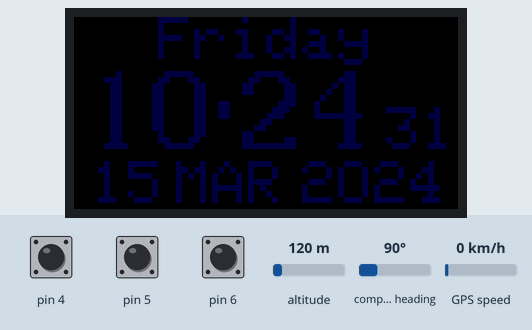
This sketch was run on a simulated Arduino Leonardo, built with avr-gcc and run on an emulated ATmega32U4. On the bench: 64×32 colour display. The test bench sets the inputs (shaded band); at power-on: pin 4 HIGH, pin 5 HIGH, pin 6 HIGH, altitude 120 m, compass heading 90°, GPS speed 0 km/h. The local clock reads 2024-03-15 10:24:30 at power-on unless the sketch sets it; EEPROM starts erased; the GPS gets a fix after 3 s at 37.7749, -122.4194 with 8 satellites.

Above: at 1.9 s.
2.0 s: pin 4 pulled LOW for 3.2 s
At 6.0 s:
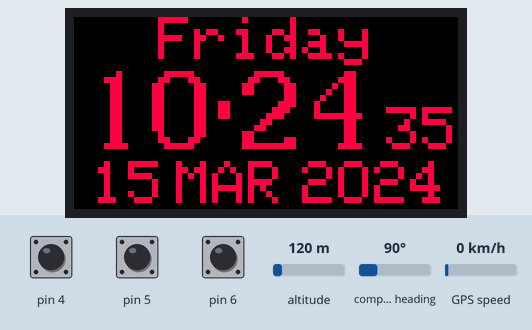
6.7 s: pin 5 pulled LOW for 0.15 s
At 8.2 s:
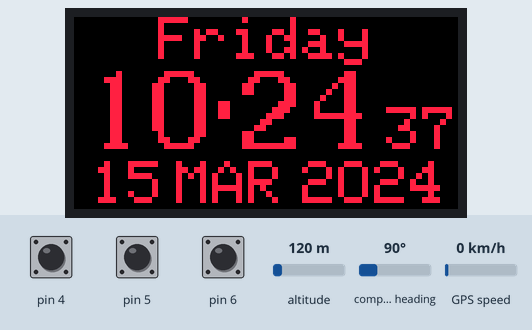
8.9 s: pin 6 pulled LOW for 0.15 s
At 10.1 s:
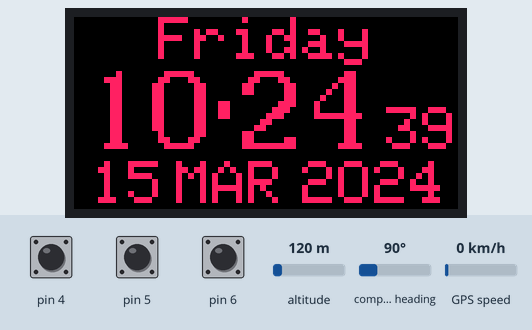
10.9 s: pin 4 pulled LOW for 0.15 s
At 12.2 s:
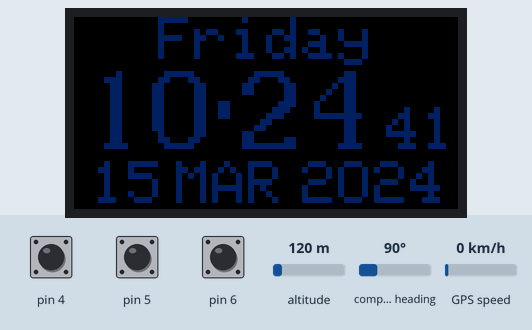
12.9 s: pin 5 pulled LOW for 1 s
At 15.1 s:
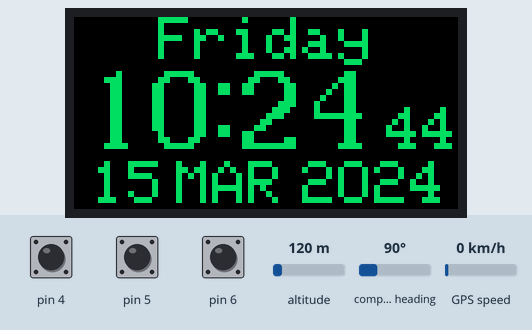
15.4 s: pin 6 pulled LOW for 1 s
At 17.2 s:
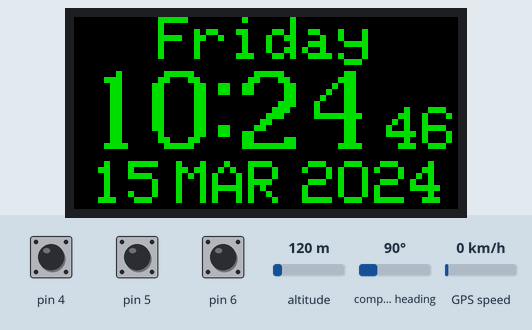
Timing chart, 0 to 18.7 s (numbered marks = the images above; inputs shaded):
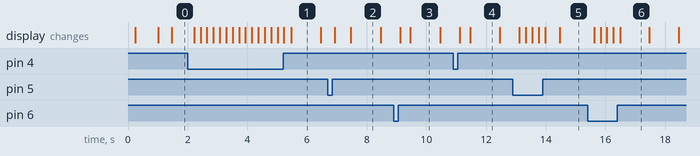

The sketch:

GPS_Clock_64x32_EN.ino
```cpp
// GPS Clock 64x32 Matrix RGB Leds
// It uses Adafruit GFX Library, Timezone Library by J Christensen
// and Tiny GPS++ for the NEO 6-M GPS Module
// Adapted by Roberto Torri
#include <EEPROM.h>
#include <Adafruit_GFX.h>        // Core graphics library
#include <Fonts\Ch_5x7.h>   // Custom font for the date
#include <Fonts\Ch_12x9.h>  // Custom font for the time
#include <RGBmatrixPanel.h>      // Hardware-specific library
#define CLK 11                   // USE THIS ON ARDUINO MEGA
#define OE 9
#define LAT 10
#define A A0
#define B A1
#define C A2
#define D A3
//
RGBmatrixPanel matrix(A, B, C, D, CLK, LAT, OE, false, 64);
//
#include <Timezone.h>
#include "TinyGPS++.h"
TinyGPSPlus gps;
String list_days[7] = { "Sunday", "Monday", "Tuesday", "Wednesday", "Thursday", "Friday", "Saturday" };
String list_months[12] = { "JAN", "FEB", "MAR", "APR", "MAY", "JUN", "JUL", "AUG", "SEP", "OCT", "NOV", "DEC" };
// Change these two rules corresponding to your timezone, see https://github.com/JChristensen/Timezone
//Central European Time (Frankfurt, Paris)  120 = +2 hours in daylight saving time (summer).
TimeChangeRule CEST = { "CEST", Last, Sun, Mar, 2, 120 };
//Central European Time (Frankfurt, Paris)  60  = +1 hour in normal time (winter)
TimeChangeRule CET = { "CET ", Last, Sun, Oct, 3, 60 };
Timezone CE(CEST, CET);
// time variables
time_t local, utc, prev_set;
int timesetinterval = 60;  //set microcontroller time every 60 seconds
char str[3];
// Variables for the time and date
int module = 99;
int hourx10 = 99;
int hourx1 = 99;
int minutex10 = 99;
int minutex1 = 99;
int secondx10 = 99;
int secondx1 = 99;
int gg = 99;
int gweek = 99;
int posit;  // variable to position the weekday
bool btn4;  // variable for the pushbutton on input 4 (Red)
bool btn5;  // variable for the pushbutton on input 5 (Green)
bool btn6;  // variable for the pushbutton on input 6 (Blue)
int col_red;
int col_green;
int col_blue;
bool onlyOne = true;
void setup(void) {
  pinMode(4, INPUT_PULLUP);
  pinMode(5, INPUT_PULLUP);
  pinMode(6, INPUT_PULLUP);
  Serial1.begin(9600);  // TX  module GPS goes to 19  Mega2560 board - RX  module goes to 18 Mega2560 board
  delay(200);
  //Serial.begin(9600);
  //delay(200);
  matrix.begin();
  matrix.setTextWrap(false);
  matrix.fillRect(0, 0, 64, 32, matrix.Color333(0, 0, 0));  // illRect(int16_t x, int16_t y, int16_t w, int16_t, color)
  while (!gps.time.isValid())                               // wait a valid GPS UTC time (valid is defined in the TinyGPS++ library)
  {
    smartDelay(100);
  }
  setthetime();
  prev_set = now();
  matrix.fillRect(0, 0, 64, 32, matrix.Color333(0, 0, 0));  // illRect(int16_t x, int16_t y, int16_t w, int16_t, color)
  delay(50);
  col_red = EEPROM.read(0);
  delay(50);
  col_green = EEPROM.read(1);
  delay(50);
  col_blue = EEPROM.read(2);
  delay(50);
  if (col_red + col_green + col_blue >= 22 || col_red + col_green + col_blue == 0) {
    col_red = 0;
    col_green = 0;
    col_blue = 2;
  }
  // if you want to show a splash screen by Adafruit press and hold button 4 before to power up
  btn4 = digitalRead(4);
  if(btn4 == LOW) {
    splshScr();
    delay(2000);
    matrix.fillRect(0, 0, 64, 32, matrix.Color333(0, 0, 0));
  }
  matrix.setTextSize(1);
  matrix.setTextColor(matrix.Color333(1, 0, 0));
  matrix.setCursor(10, 10);
  matrix.print("WAIT...!");
}
void loop() {
  if (now() - prev_set > timesetinterval && gps.time.isValid())  // set the microcontroller time every interval, only if there is a valid GPS time
  {
    setthetime();
    prev_set = now();

    smartDelay(100);
  }
  while(year() > 2023) {
displaythetime();
  }

  smartDelay(100);  // update the time every second

}

static void smartDelay(unsigned long ms) {
  unsigned long start = millis();
  do {
    // If data has come in from the GPS module
    while (Serial1.available())
      gps.encode(Serial1.read());  // Send it to the encode function
    // tinyGPS.encode(char) continues to "load" the tinGPS object with new
    // data coming in from the GPS module. As full NMEA strings begin to come in
    // the tinyGPS library will be able to start parsing them for pertinent info

  } while (millis() - start < ms);
}

void setthetime(void) {
  int Year = gps.date.year();
  byte Month = gps.date.month();
  byte Day = gps.date.day();
  byte Hour = gps.time.hour();
  byte Minute = gps.time.minute();
  byte Second = gps.time.second();

  // Set Time from GPS data string
  setTime(Hour, Minute, Second, Day, Month, Year);  // set the time of the microcontroller to the UTC time from the GPS
}
void displaythetime(void) {
  utc = now();  // read the time in the correct format to change via the TimeChangeRules
  local = CE.toLocal(utc);
  //Serial.print("Ora locale: "); Serial.print(hour(local)); Serial.print(":"); Serial.print(minute(local)); Serial.print(":"); Serial.print(second(local)); Serial.print("  -  Ora UTC: ");
  //Serial.print(hour(utc)); Serial.print(":"); Serial.print(minute(utc)); Serial.print(":"); Serial.println(second(utc));
  //Serial.print(day(local)); Serial.print(" "); Serial.print (month(local)); Serial.print(" "); Serial.print(year(local)); Serial.println("");
  //Serial.println(weekday());
if(onlyOne == true) {
     matrix.fillRect(0, 0, 64, 32, matrix.Color333(0, 0, 0));
onlyOne = false;
}
   // ************* Week day ********************************
  if (gweek != weekday(local)) {
    matrix.setFont(NULL);
    matrix.fillRect(0, 0, 64, 8, matrix.Color333(0, 0, 0));
    matrix.setTextSize(1);
    matrix.setTextColor(matrix.Color333(col_red, col_green, col_blue));
    if (weekday(local) == 1 || weekday(local) == 2 || weekday(local) == 6) {
      posit = 14;
    }
    if (weekday(local) == 3) {
      posit = 12;
    }
    if (weekday(local) == 4) {
      posit = 5;
    }
    if (weekday(local) == 5 || weekday(local) == 7) {
      posit = 8;
    }

    matrix.setCursor(posit, 0);
    matrix.print(list_days[weekday(local) - 1]);
    gweek = weekday(local);
  }

  // *************** Date ****************************************

  int dayx10 = day(local) / 10;
  int dayx1 = day(local) - (dayx10 * 10);

  if (gg != day(local)) {
    matrix.setFont(&Ch_5x7);
    matrix.fillRect(0, 24, 64, 7, matrix.Color333(0, 0, 0));  // fillRect(int16_t x, int16_t y, int16_t w, int16_t h,uint16_t color)
    matrix.setTextColor(matrix.Color333(col_red, col_green, col_blue));
    if (dayx10 == 0) {
      matrix.fillRect(3, 24, 5, 7, matrix.Color333(0, 0, 0));  // fillRect(int16_t x, int16_t y, int16_t w, int16_t h,uint16_t color)
    } else {
      matrix.setCursor(3, 30);
      matrix.print(dayx10);
    }

    matrix.setCursor(9, 30);
    matrix.print(dayx1);
    matrix.setCursor(17, 30);
    matrix.print(list_months[month(local) - 1]);
    matrix.setCursor(38, 30);
    matrix.print(year());
    gg = day(local);
  }
  // ********************* Time *****************************************************************
  int hrx10 = hour(local) / 10;
  int hrx1 = hour(local) - (hrx10 * 10);
  int minx10 = minute(local) / 10;
  int minx1 = minute(local) - (minx10 * 10);
  int secx10 = second(local) / 10;
  int secx1 = second(local) - (secx10 * 10);
  // *********************** Display time **********************************************************
  // *********************** Hour *******************************************************************
  if (hourx10 != hrx10) {
    if (hrx10 == 0) {
      matrix.fillRect(3, 9, 10, 15, matrix.Color333(0, 0, 0));
      hourx10 = hrx10;
    } else {
      matrix.fillRect(3, 9, 10, 15, matrix.Color333(0, 0, 0));  // fillRect(int16_t x, int16_t y, int16_t w, int16_t h, uint16_t color)
      matrix.setTextColor(matrix.Color333(col_red, col_green, col_blue));
      matrix.setFont(&Ch_12x9);
      matrix.setCursor(3, 21);
      matrix.print(hrx10);
      hourx10 = hrx10;
    }
  }
  if (hourx1 != hrx1) {
    matrix.fillRect(13, 9, 10, 15, matrix.Color333(0, 0, 0));
    matrix.setTextColor(matrix.Color333(col_red, col_green, col_blue));
    matrix.setFont(&Ch_12x9);
    matrix.setCursor(13, 21);
    matrix.print(hrx1);
    hourx1 = hrx1;
  }
  // **************** Print separation dots *****************************************
  if (module != secx1) {
    if (secx1 % 2 == 0) {
      matrix.fillRect(23, 9, 4, 15, matrix.Color333(0, 0, 0));
      matrix.setTextColor(matrix.Color333(col_red, col_green, col_blue));
      matrix.setFont(&Ch_12x9);
      matrix.setCursor(23, 21);
      matrix.print(":");
    } else {
      matrix.fillRect(23, 9, 4, 15, matrix.Color333(0, 0, 0));
      matrix.setTextColor(matrix.Color333(col_red, col_green, col_blue));
      matrix.setFont(&Ch_12x9);
      matrix.setCursor(23, 21);
      matrix.print(";");
    }
    module = secx1;
  }
  // *************** Minute **************************************************
  if (minutex10 != minx10) {
    matrix.fillRect(28, 9, 10, 15, matrix.Color333(0, 0, 0));
    matrix.setTextColor(matrix.Color333(col_red, col_green, col_blue));
    matrix.setFont(&Ch_12x9);
    matrix.setCursor(28, 21);
    matrix.print(minx10);
    minutex10 = minx10;
  }
  if (minutex1 != minx1) {
    matrix.fillRect(39, 9, 10, 15, matrix.Color333(0, 0, 0));
    matrix.setTextColor(matrix.Color333(col_red, col_green, col_blue));
    matrix.setFont(&Ch_12x9);
    matrix.setCursor(39, 21);
    matrix.print(minx1);
    minutex1 = minx1;
  }

  // ********************* Second ********************************************
  if (secondx10 != secx10) {
    matrix.setFont(&Ch_5x7);
    matrix.fillRect(52, 15, 5, 7, matrix.Color333(0, 0, 0));
    matrix.setTextColor(matrix.Color333(col_red, col_green, col_blue));
    matrix.setTextSize(1);
    matrix.setCursor(52, 21);
    matrix.print(secx10);
    secondx10 = secx10;
  }
  if (secondx1 != secx1) {
    matrix.setFont(&Ch_5x7);
    matrix.fillRect(58, 15, 5, 7, matrix.Color333(0, 0, 0));
    matrix.setTextColor(matrix.Color333(col_red, col_green, col_blue));
    matrix.setTextSize(1);
    matrix.setCursor(58, 21);
    matrix.print(secx1);
    secondx1 = secx1;
  }
  // °°°°°°°°°°°°°°° Control buttons to set RGB Colours ********************************
  btn4 = digitalRead(4);
  if (btn4 == LOW) {
    col_red++;
    if (col_red > 7) {
      col_red = 0;
    }
    EEPROM.write(0, col_red);  // Store value colour in EEPROM
    delay(80);
    resvar();  // Variables reset
  }
  btn5 = digitalRead(5);
  if (btn5 == LOW) {
    col_green++;
    if (col_green > 7) {
      col_green = 0;
    }
    EEPROM.write(1, col_green);  // Store value colour in EEPROM
    delay(80);
    resvar();  // Variables reset
  }
  btn6 = digitalRead(6);
  if (btn6 == LOW) {
    col_blue++;
    if (col_blue > 7) {
      col_blue = 0;
    }
    EEPROM.write(2, col_blue);  // Store value colour in EEPROM
    delay(80);
    resvar();
  }

 if (btn4 == LOW && btn5 == LOW) {  // If pressed together change the colour in yellow
    col_red = 1;
    col_green = 1;
    col_blue = 0;
    EEPROM.write(0, col_red);  // Store value colour in EEPROM
    delay(50);
    EEPROM.write(1, col_green);  // Store value colour in EEPROM
    delay(50);
    EEPROM.write(2, col_green);  // Store value colour in EEPROM
    delay(50);
    resvar();  // Variables reset
  }
  if (btn5 == LOW && btn6 == LOW) {  // If pressed together change the colour in white
    col_red = 1;
    col_green = 1;
    col_blue = 1;
    EEPROM.write(0, col_red);  // Store value colour in EEPROM
    delay(50);
    EEPROM.write(1, col_green);  // Store value colour in EEPROM
    delay(50);
    EEPROM.write(2, col_green);  // Store value colour in EEPROM
    delay(50);
    resvar();  // Variables reset
  }

  if (btn4 == LOW && btn6 == LOW) {  // Pressed together they turn off the display
    col_red = 0;
    col_green = 0;
    col_blue = 0;
    resvar();  // Variables reset
  }

}

  // **************************************************************************************

// Variables reset routine
void resvar() {
  module = 99;
  hourx10 = 99;
  hourx1 = 99;
  minutex10 = 99;
  minutex1 = 99;
  secondx10 = 99;
  secondx1 = 99;
  gg = 99;
  gweek = 99;
}
// ************************* Splash screen *******************************************************
void splshScr() {
  // draw a pixel in solid white
  matrix.drawPixel(0, 0, matrix.Color333(7, 7, 7));
  delay(1500);

  // fix the screen with green
  matrix.fillRect(0, 0, matrix.width(), matrix.height(), matrix.Color333(0, 7, 0));
  delay(1500);

  // draw a box in yellow
  matrix.drawRect(0, 0, matrix.width(), matrix.height(), matrix.Color333(7, 7, 0));
  delay(1500);

  // draw an 'X' in red
  matrix.drawLine(0, 0, matrix.width() - 1, matrix.height() - 1, matrix.Color333(7, 0, 0));
  matrix.drawLine(matrix.width() - 1, 0, 0, matrix.height() - 1, matrix.Color333(7, 0, 0));
  delay(1500);

  // draw a blue circle
  matrix.drawCircle(10, 10, 10, matrix.Color333(0, 0, 7));
  delay(1500);

  // fill a violet circle
  matrix.fillCircle(40, 21, 10, matrix.Color333(7, 0, 7));
  delay(1500);

  // fill the screen with 'black'
  matrix.fillScreen(matrix.Color333(0, 0, 0));

  // draw some text!
  matrix.setTextSize(1);      // size 1 == 8 pixels high
  matrix.setTextWrap(false);  // Don't wrap at end of line - will do ourselves

  matrix.setCursor(8, 0);  // start at top left, with 8 pixel of spacing
  uint8_t w = 0;
  char *str = "AdafruitIndustries";
  for (w = 0; w < 8; w++) {
    matrix.setTextColor(Wheel(w));
    matrix.print(str[w]);
  }
  matrix.setCursor(2, 8);  // next line
  for (w = 8; w < 18; w++) {
    matrix.setTextColor(Wheel(w));
    matrix.print(str[w]);
  }
  matrix.println();
  //matrix.setTextColor(matrix.Color333(4,4,4));
  //matrix.println("Industries");
  matrix.setTextColor(matrix.Color333(7, 7, 7));
  matrix.println("LED MATRIX!");

  // print each letter with a rainbow color
  matrix.setTextColor(matrix.Color333(7, 0, 0));
  matrix.print('3');
  matrix.setTextColor(matrix.Color333(7, 4, 0));
  matrix.print('2');
  matrix.setTextColor(matrix.Color333(7, 7, 0));
  matrix.print('x');
  matrix.setTextColor(matrix.Color333(4, 7, 0));
  matrix.print('6');
  matrix.setTextColor(matrix.Color333(0, 7, 0));
  matrix.print('4');
  matrix.setCursor(34, 24);
  matrix.setTextColor(matrix.Color333(0, 7, 7));
  matrix.print('*');
  matrix.setTextColor(matrix.Color333(0, 4, 7));
  matrix.print('R');
  matrix.setTextColor(matrix.Color333(0, 0, 7));
  matrix.print('G');
  matrix.setTextColor(matrix.Color333(4, 0, 7));
  matrix.print('B');
  matrix.setTextColor(matrix.Color333(7, 0, 4));
  matrix.print('*');

  // whew!
}

// Input a value 0 to 24 to get a color value.
// The colours are a transition r - g - b - back to r.
uint16_t Wheel(byte WheelPos) {
  if (WheelPos < 8) {
    return matrix.Color333(7 - WheelPos, WheelPos, 0);
  } else if (WheelPos < 16) {
    WheelPos -= 8;
    return matrix.Color333(0, 7 - WheelPos, WheelPos);
  } else {
    WheelPos -= 16;
    return matrix.Color333(WheelPos, 0, 7 - WheelPos);
  }
  delay(2000);
  matrix.fillRect(0, 0, 64, 32, matrix.Color333(0, 0, 0));  // illRect(int16_t x, int16_t y, int16_t w, int16_t, color)
}
```

Source omitted: Ch_12x9.h (data table, 6595 bytes), Ch_5x7.h (data table, 6527 bytes)

Measured:
- what the display in image 1 shows lasts 1.0 s, from 5.5 s to 6.5 s
